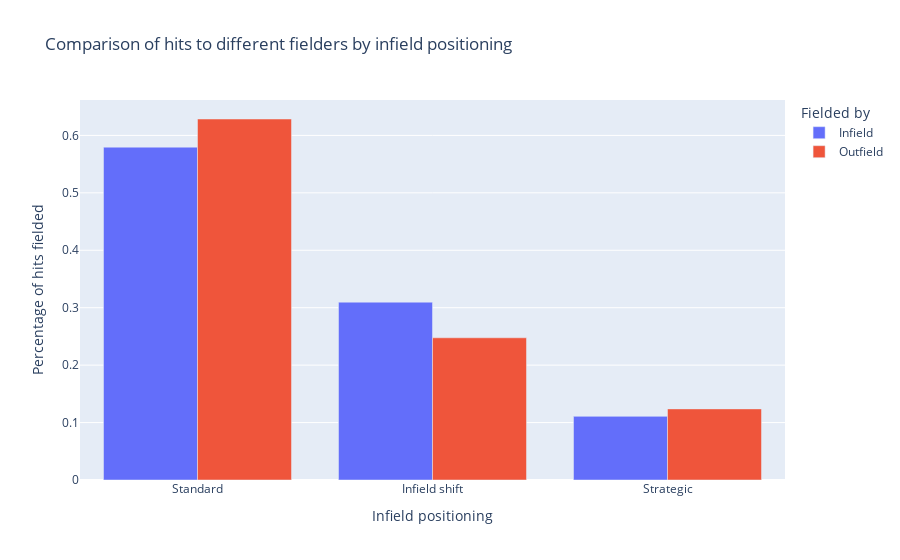

Notebook cell for this chart:
### Markdown cell above
Now let's compare them side by side:

### Code cell
px.bar(all_hits_perc, y=all_hits_perc.columns, x=all_hits_perc.index, barmode='group', 
       title='Comparison of hits to different fielders by infield positioning', 
       labels={'value':'Percentage of hits fielded',
               'index':'Infield positioning',
               'variable':'Fielded by'})

### Figure 1 — Plotly figure (JSON) as saved in the notebook; plotly's stock layout.template omitted (floating-point values rounded to 4 significant figures)
{"data": [{"alignmentgroup": "True", "hovertemplate": "Fielded by=Infield<br>Infield positioning=%{x}<br>Percentage of hits fielded=%{y}<extra></extra>", "legendgroup": "Infield", "marker": {"color": "#636efa", "pattern": {"shape": ""}}, "name": "Infield", "offsetgroup": "Infield", "orientation": "v", "showlegend": true, "textposition": "auto", "type": "bar", "x": ["Standard", "Infield shift", "Strategic"], "xaxis": "x", "y": [0.5795, 0.3096, 0.1108], "yaxis": "y"}, {"alignmentgroup": "True", "hovertemplate": "Fielded by=Outfield<br>Infield positioning=%{x}<br>Percentage of hits fielded=%{y}<extra></extra>", "legendgroup": "Outfield", "marker": {"color": "#EF553B", "pattern": {"shape": ""}}, "name": "Outfield", "offsetgroup": "Outfield", "orientation": "v", "showlegend": true, "textposition": "auto", "type": "bar", "x": ["Standard", "Infield shift", "Strategic"], "xaxis": "x", "y": [0.6286, 0.2476, 0.1238], "yaxis": "y"}], "layout": {"autosize": true, "barmode": "group", "legend": {"title": {"text": "Fielded by"}, "tracegroupgap": 0}, "title": {"text": "Comparison of hits to different fielders by infield positioning"}, "xaxis": {"anchor": "y", "autorange": true, "domain": [0, 1], "range": [-0.5, 2.5], "title": {"text": "Infield positioning"}, "type": "category"}, "yaxis": {"anchor": "x", "autorange": true, "domain": [0, 1], "range": [0, 0.6617], "title": {"text": "Percentage of hits fielded"}, "type": "linear"}}}
